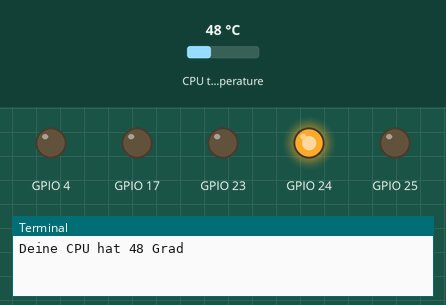
This program was run on a simulated Raspberry Pi (BCM pin numbers). Parts: output pins drawn as LEDs (lit = HIGH), the last lines printed to the terminal. Inputs (shaded band) come from the test bench; at power-on: CPU temperature 48 °C.

Above: at 1.2 s.
1.3 s: CPU temperature set to 55 °C
4.0 s: CPU temperature set to 58 °C
At 4.7 s:
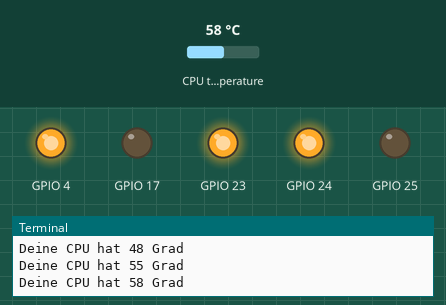
6.7 s: CPU temperature set to 61 °C
At 9.0 s:
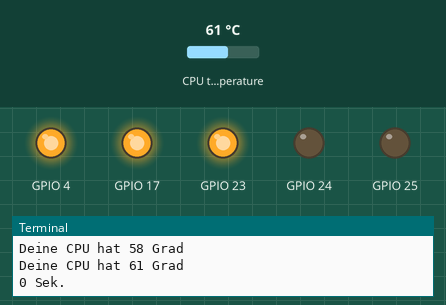
9.5 s: CPU temperature set to 31 °C
At 10.5 s:
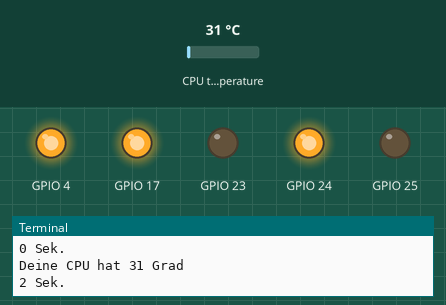
12.2 s: CPU temperature set to 71 °C
At 14.8 s:
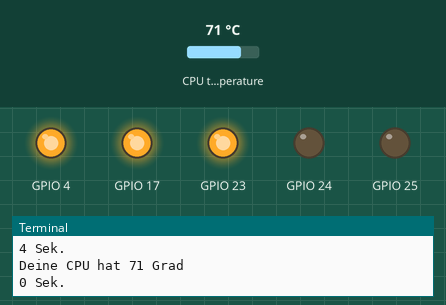
15.5 s: CPU temperature set to 44 °C
At 16.4 s:
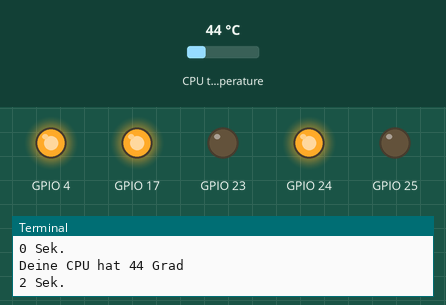
Timing chart, 0 to 18.5 s (numbered marks = the images above; inputs shaded):
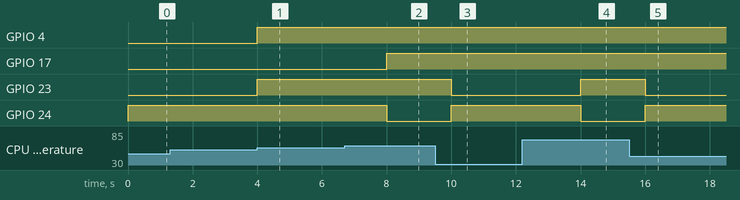

The program:

RGB_L_ftersteuerung_alt.py
```python
# Lüftersteuerung
# Version 0.2
# Geschrieben von: Fabian Riegeer

# Bibliotheken importieren
import RPi.GPIO as GPIO
import time

# Variablen
fan = -1                    # Lüfter Startwert aus (-1)
sec = 2                     # Intervall für Messungen in Sekunden
timer = 20                  # Nachlaufzeit Lüfter wenn rote LED aus in Sekunden
fan_on = int(timer/sec)     # Berechnung für Lüfternachlaufzeit

# Temperaturen
normal = 56
warm = 58
heiss = 60

# GPIO Startwerte setzen
GPIO.setmode(GPIO.BCM)
GPIO.setwarnings(False)
GPIO.setup(23, GPIO.OUT)    # LED rot
GPIO.setup(24, GPIO.OUT)    # LED grün
GPIO.setup(25, GPIO.OUT)    # LED blau
GPIO.setup(17, GPIO.OUT)    # Lüfter 1
GPIO.setup(4, GPIO.OUT)     # Lüfter 2

# GPIO auf 0 setzen
GPIO.output(23, GPIO.LOW)
GPIO.output(24, GPIO.LOW)
GPIO.output(25, GPIO.LOW)
GPIO.output(17, GPIO.LOW)
GPIO.output(4, GPIO.LOW)

# Programmstart
while 1:

    # Temperatur abfragen, umwandeln und ausgeben
    tempData = "/sys/class/thermal/thermal_zone0/temp"
    dateilesen = open(tempData, "r")
    temperatur = dateilesen.readline(2)
    dateilesen.close()
    print("Deine CPU hat " + temperatur + " Grad")
    temperatur = int(temperatur)

    # Zustandsabfrage für LED und Lüfter
    # Abfrage bei Lüfter aus
    if fan == -1:
        if temperatur <= normal:
            GPIO.output(23, GPIO.LOW)
            GPIO.output(24, GPIO.HIGH)
            GPIO.output(25, GPIO.LOW)
            GPIO.output(17, GPIO.LOW)
            GPIO.output(4, GPIO.LOW)
        elif temperatur > normal and temperatur < heiss:
            GPIO.output(23, GPIO.HIGH)
            GPIO.output(24, GPIO.HIGH)
            GPIO.output(25, GPIO.LOW)
            GPIO.output(17, GPIO.LOW)
            GPIO.output(4, GPIO.HIGH)
        elif temperatur >= heiss:
            GPIO.output(23, GPIO.HIGH)
            GPIO.output(24, GPIO.LOW)
            GPIO.output(25, GPIO.LOW)
            GPIO.output(17, GPIO.HIGH)
            GPIO.output(4, GPIO.HIGH)
            fan = 0
    # Abfrage bei Lüfter an
    else:
        fan += 1
        if temperatur <= normal:
            GPIO.output(23, GPIO.LOW)
            GPIO.output(24, GPIO.HIGH)
            GPIO.output(25, GPIO.LOW)
            GPIO.output(17, GPIO.HIGH)
            GPIO.output(4, GPIO.HIGH)
        elif temperatur > normal and temperatur < heiss:
            GPIO.output(23, GPIO.HIGH)
            GPIO.output(24, GPIO.HIGH)
            GPIO.output(25, GPIO.LOW)
            GPIO.output(17, GPIO.HIGH)
            GPIO.output(4, GPIO.HIGH)
        elif temperatur >= heiss:
            GPIO.output(23, GPIO.HIGH)
            GPIO.output(24, GPIO.LOW)
            GPIO.output(25, GPIO.LOW)
            GPIO.output(17, GPIO.HIGH)
            GPIO.output(4, GPIO.HIGH)
            fan = 0

    # Lüfter nachlaufen lassen
    if fan > fan_on and GPIO.input(23) == GPIO.HIGH \
            and GPIO.input(24) == GPIO.HIGH:
        GPIO.output(17, GPIO.LOW)
        GPIO.output(4, GPIO.LOW)
        fan = -1

    # Ausgabe Lüfternachlauf
    if fan != -1:
        print(fan * sec, "Sek.")

    # Zeit zwischen erneuter Abfrage
    time.sleep(sec)

# GPIO Zustand zurücksetzen
GPIO.cleanup()
```

Measured:
- the behaviour switches between 56 and 57 °C on CPU temperature (found by bisection; images 0 and 1)
- the behaviour switches between 59 and 60 °C on CPU temperature (found by bisection; images 1 and 2)
- after the input at 4.0 s, GPIO 4, GPIO 23: LOW → HIGH at once
- after the input at 6.7 s, GPIO 17: LOW → HIGH after 1.3 s; GPIO 24: HIGH → LOW after 1.3 s
- after the input at 9.5 s, GPIO 23: HIGH → LOW after 0.51 s; GPIO 24: LOW → HIGH after 0.51 s
- after the input at 12.2 s, GPIO 23: LOW → HIGH after 1.8 s; GPIO 24: HIGH → LOW after 1.8 s
- after the input at 15.5 s, GPIO 23: HIGH → LOW after 0.51 s; GPIO 24: LOW → HIGH after 0.51 s
